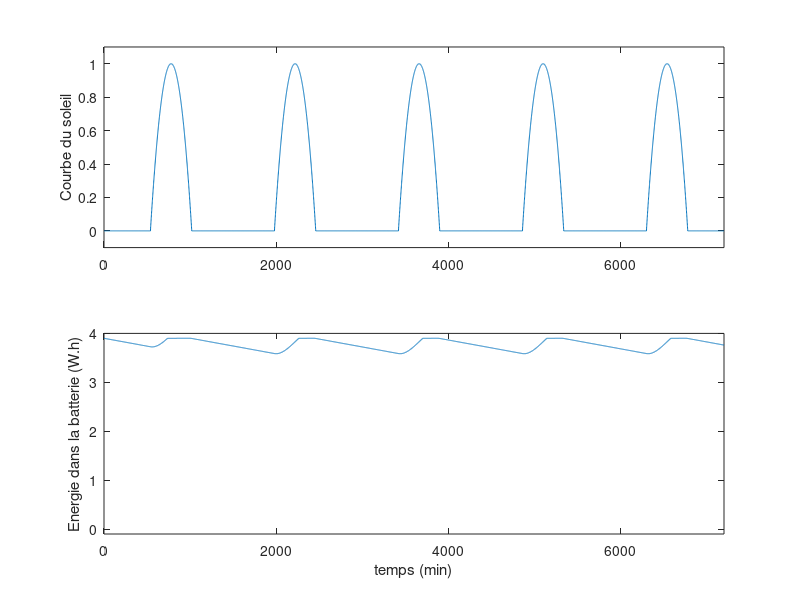

Reproduce this figure in MATLAB.
%% Fermeture des figures

clc
clear all
close all

%% Déclarations

t_max = 5*24;                               % Temps max en heures
t = 0:1:60*t_max;                           % Echelle de temps en heures

E_batt_t = zeros(length(t),1);              % Initialisation de vecteur
ensol = zeros(length(t),1);                 % Initialisation de vecteur

Sunrise = 9;                                % Heure de lever du soleil
Sunset = 17;                                % Heure de coucher du soleil
T_soleil = Sunset - Sunrise;                % Heures de soleil par jour
Midday = (Sunrise+(Sunset-Sunrise)/2);      % Heure du zenith

DeepSleep = 20;                              % DeepSleep en secondes
Time_on = 350e-3;                           % Temps reveillé en secondes
                                            % mesuré grace à des timers

Cycle_complet = DeepSleep + Time_on;        % Durée d'un cycle complet

Rapport_on = Time_on / Cycle_complet;       % Rapport système reveillé
Rapport_off = DeepSleep / Cycle_complet;    % Rapport système en DeepSleep

%% BMP180

% Calcul de la consommation du capteur de température et pression. En se
% basant sur la datasheet. P_BMP_moy représente la puissance moyenne
% consommée par ce capteur en fonction de la durée où il est allumé et la
% durée ou il est en DeepSleep.

I_BMP_on = 5e-6;                                                % Amperes
I_BMP_off = 3e-6;                                               % Amperes
U_BMP = 3;                                                      % Volt

P_BMP_on = U_BMP * I_BMP_on;                                    % Watt
P_BMP_off = U_BMP * I_BMP_off;                                  % Watt

P_BMP_moy = P_BMP_on * Rapport_on + P_BMP_off * Rapport_off;    % Watt

%% HCSR04

% Calcul de la consommation du capteur Ultrason. En se basant sur la 
% datasheet. P_HCSR04_moy représente la puissance moyenne consommée par ce
% capteur en fonction de la durée où il est allumé et la durée ou il est en
% DeepSleep.

I_HCSR04_on = 15e-3;                                            % Ampères
I_HCSR04_off = 2e-3;                                            % Ampères
U_HCSR04 = 5;                                                   % Volt

P_HCSR04_on = U_HCSR04 * I_HCSR04_on;                           % Watt
P_HCSR04_off = U_HCSR04 * I_HCSR04_off;                         % Watt

P_HCSR04_moy = P_HCSR04_on * Rapport_on + ...
               P_HCSR04_off * Rapport_off;                      % Watt

%% TD1208R

% Calcul de la consommation du module Sigfox. En se basant sur la 
% datasheet. P_TD1208R_moy représente la puissance moyenne consommée par ce 
% module en fonction de la durée où il est allumé et la durée ou il est en 
% DeepSleep.

I_TD1208R_on = 32e-3;                                           % Ampères
I_TD1208R_off = 1.8e-6;                                         % Ampères
U_TD1208R = 3;                                                  % Volt

P_TD1208R_on = U_TD1208R * I_TD1208R_on;                        % Watt
P_TD1208R_off = U_TD1208R * I_TD1208R_off;                      % Watt

P_TD1208R_moy = P_TD1208R_on * Rapport_on + ...                 
                P_TD1208R_off * Rapport_off;                    % Watt

%% STM32

% Calcul de la consommation de la carte. En se basant sur la datasheet. 
% P_STM32_moy représente la puissance moyenne consommée par la carte en 
% fonction de la durée où il est allumé et la durée ou il est en DeepSleep.

I_STM32_on = 105e-3;                                            % Ampères
I_STM32_off = 0.8e-6;                                           % Ampères
U_STM32 = 3.6;                                                  % Volt

P_STM32_on = U_STM32 * I_STM32_on;                              % Watt
P_STM32_off = U_STM32 * I_STM32_off;                            % Watt

P_STM32_moy = P_STM32_on * Rapport_on + ...         
              P_STM32_off * Rapport_off;                        % Watt

%% Batterie

% Modélisation de la batterie en se basant sur la datasheet. Condition 
% initiale : batterie chargée

Q_batt = 1050e-3;                                               % A.h
U_batt = 3.7;                                                   % V
E_batt = 3.9;                                                   % W.h
E_batt_t(1) = E_batt;

%% Chargeur

% Modélisation du chargeur en se basant sur la datasheet

I_charge = 500e-3;                                              % Ampères                                              
I_decharge = 1;                                                 % Ampères
U_chargeur = 5;                                                 % Volt

P_charge = U_chargeur * I_charge;                               % Watt
P_decharge = U_chargeur * I_decharge;                           % Watt

%% Cellule solaire

% Modélisation du panneau solaire en se basant sur la datasheet. 
% L'irradiance a été calculée à partir des données du site :
% http://re.jrc.ec.europa.eu/pvgis/apps4/pvest.php pour la ville de Paris
% le mois de Décembre. P_sol_max représente la puissance que peut fournir
% le panneau dans les meilleures conditions (1000 W/m^2), P_sol_max_h
% représente la puissance que pourra fournir le panneau dans les conditions
% les plus défavorables

I_sol = 540e-3;                                                 % Ampères
U_sol = 5.5;                                                    % Volt
P_sol_max = U_sol * I_sol;                                      % Watt

Irradiance_max = 1000;                                          % W/m^2
Irradiance_h = 40;                                              % W/m^2

P_sol_max_h = P_sol_max * Irradiance_h / Irradiance_max;        % Watt

%% Courbe solaire

% Modélisation de la courbe du soleil. Résolution de 3 equations à
% 3 inconnues grace à polyfit

x = [Sunrise*60 Midday*60 Sunset*60];
y = [0 1 0];
p = polyfit(x,y,2);
a = p(1);
b = p(2);
c = p(3);

% y = a * x^2 + b * x + c

%% Duree sur batterie

% Calcul pour chaque instant, la quantité d'energie restante dans la
% batterie.

P_tot_decharge = P_STM32_moy + P_HCSR04_moy + P_TD1208R_moy + P_BMP_moy;
P_tot_charge = P_sol_max_h;

courbe_sol(t_max*60+1) = 0;

for cpt = t
    if cpt ~= 0 
        if mod(cpt,24*60) > Sunrise*60 % apres 9h
            if mod(cpt,24*60) < Sunset*60 % avant 17h
                ensol(cpt+1) = 1;
                courbe_sol(cpt+1) = (a * mod((cpt+1),1440).^2 + ...
                                     b * mod((cpt+1),1440) + ...
                                     c) * ensol(cpt+1);
            else
                courbe_sol(cpt+1) = 0;
            end
        end
        if ensol(cpt) == 1 % si il y a du soleil
            E_batt_t(cpt+1) = E_batt_t(cpt) + ...
                              P_tot_charge * courbe_sol(cpt+1) / 60 - ... 
                              P_tot_decharge / 60;
            if E_batt_t(cpt+1) > E_batt
                E_batt_t(cpt+1) = E_batt_t(cpt);
            end
        end
        if ensol(cpt) == 0 % si il n'y a pas du soleil
            E_batt_t(cpt+1) = E_batt_t(cpt) - P_tot_decharge / 60;
            if E_batt_t(cpt+1) < 0
                E_batt_t(cpt+1) = 0;
            end
        end
    end
end

%% Affichages

figure
XMIN = 0;
XMAX = 60*t_max;
YMIN = -0.1;
YMAX = 1.1;
subplot(2,1,1)
plot(t,courbe_sol)
ylabel('Courbe du soleil')
axis([XMIN XMAX YMIN YMAX])

YMIN = -0.1;
YMAX = 4;
subplot(2,1,2)
plot(t,E_batt_t)
ylabel('Energie dans la batterie (W.h)')
xlabel('temps (min)')
axis([XMIN XMAX YMIN YMAX])
